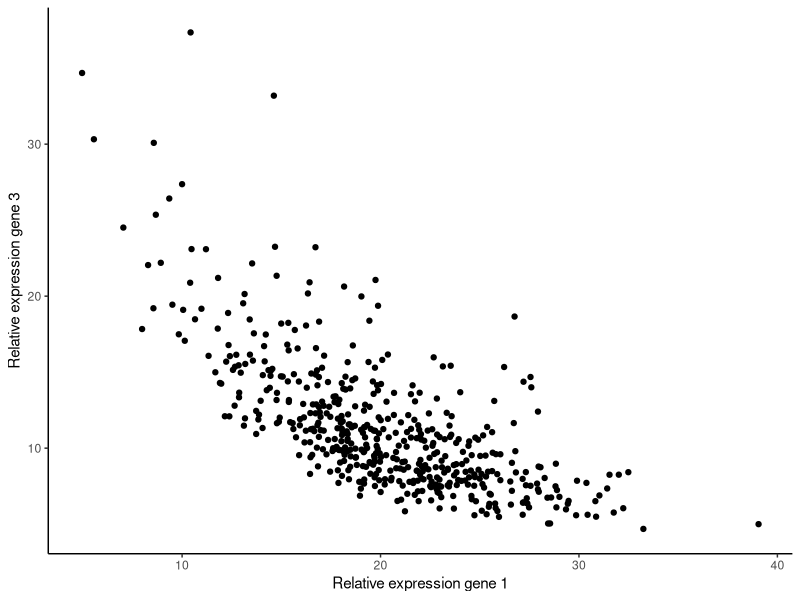

The R source for this figure:
# Packages
library(ggplot2)

# 1 Simulating data
set.seed(1)

gene_1 <- rnorm(500, mean = 20, sd = 5)
gene_3 <- 100 * (1/(gene_1 * rnorm(500, mean = 0.5, sd = 0.1)))

data_gene <- data.frame(
  gene_1,
  gene_3
)

# 2 Scatter Plot
scatter_gene_neg <- ggplot(data_gene, aes(gene_1, gene_3)) +
  geom_point() +
  xlab("Relative expression gene 1") +
  ylab("Relative expression gene 3") +
  theme_classic()

# 3 Save Plot
ggsave(filename = "graphs/scatter_plot_genes_negative.jpeg", 
       plot = scatter_gene_neg)